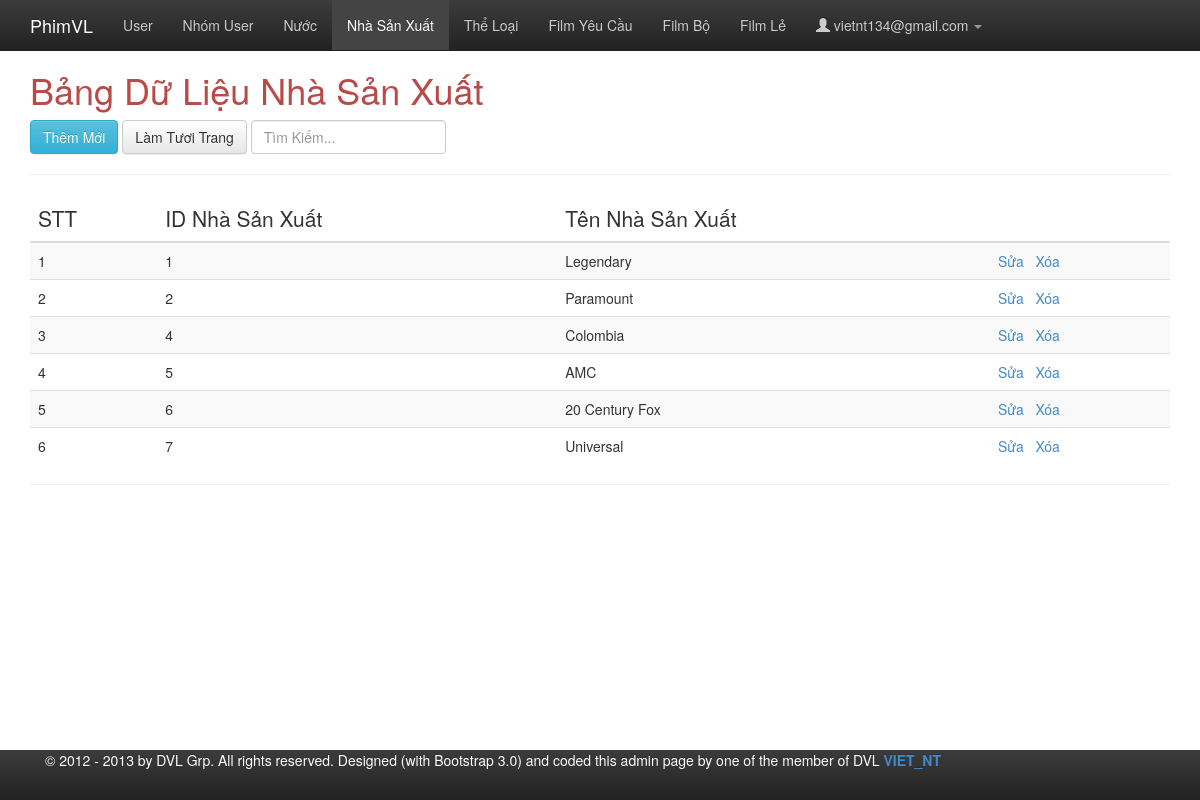
The app's page /admin/index-admin.php?changePage=4 (signed in) with its own data.
### tables this page shows
CREATE TABLE IF NOT EXISTS `film_nhasx` (
  `film_nhasx_id` int(11) NOT NULL AUTO_INCREMENT,
  `film_nhasx_name` varchar(255) NOT NULL,
  PRIMARY KEY (`film_nhasx_id`)
);

### admin/include/productionForm.php (the view, shortened to what this page needs)
	<div class="tab-pane active fade in" id="tableProduction">
	<?php
		$queryProduction = 'select * from film_nhasx order by film_nhasx_id asc';
		$resultProduction = mysql_query($queryProduction);
	?>
	<h1 class="text-danger">Bảng Dữ Liệu Nhà Sản Xuất</h1>
	<div class="btn-group">
		<a href="#addProduction" data-toggle="tab" class="btn btn-info">Thêm Mới</a>
	</div>
	<div class="btn-group">
		<a href="index-admin.php?changePage=4" class="btn btn-default">Làm Tươi Trang</a>
	</div>
	<div class="btn-group">
		<input placeholder="Tìm Kiếm..." type="search" name="search" class="form-control" value="" id="id_search" />
	</div>
	<hr id="Seven" />
	<div id="tableSeven" class="table-responsive">
		<table class="table table-striped table-hover table-responsive">
			<thead>
				<tr>
					<th class="lead">STT</th>
					<th class="lead">ID Nhà Sản Xuất</th>
					<th class="lead">Tên Nhà Sản Xuất</th>
					<th>&nbsp;</th>
				</tr>
			</thead>
			<tbody>
				<?php
				$i = 1;
				if($resultProduction){
				while($row = mysql_fetch_array($resultProduction)){
				?>
				<tr>
					<td><?php echo($i++); ?></td>
					<td><?php echo($row['0']); ?></td>
					<td><?php echo($row['1']); ?></td>
					<td><a href="addEditDelete/editOneProduction.php?productionID=<?php echo($row['0']); ?>">Sửa</a>
						<a href="addEditDelete/deleteOneProduction.php?productionID=<?php echo($row['0']); ?>&productionName=<?php echo($row['1']); ?>">Xóa</a>
					</td>
				</tr>
				<?php
				}
				}
				?>
			</tbody>
		</table>
	</div>
	<hr />
</div>

### admin/css/docs.css (style rules this page uses)
body { position: relative; padding-top: 50px; }

### admin/js/wysibb/theme/default/wbbtheme.css (style rules this page uses)
html { height:100% !important; }

### records on screen
film_nhasx: film_nhasx_id "1", film_nhasx_name "Legendary"
film_nhasx: film_nhasx_id "2", film_nhasx_name "Paramount"
film_nhasx: film_nhasx_id "4", film_nhasx_name "Colombia"
film_nhasx: film_nhasx_id "5", film_nhasx_name "AMC"
film_nhasx: film_nhasx_id "6", film_nhasx_name "20 Century Fox"
film_nhasx: film_nhasx_id "7", film_nhasx_name "Universal"

### other values on screen
$_SESSION["adminLog"] "vietnt134@gmail.com"
